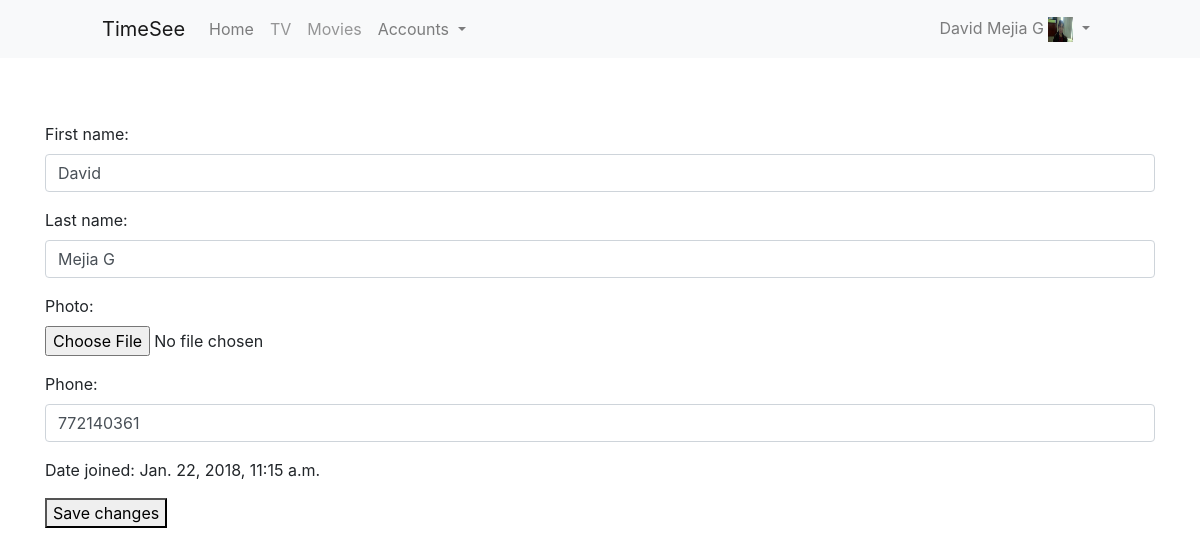
The app's page /account/profile/ (signed in), older data.
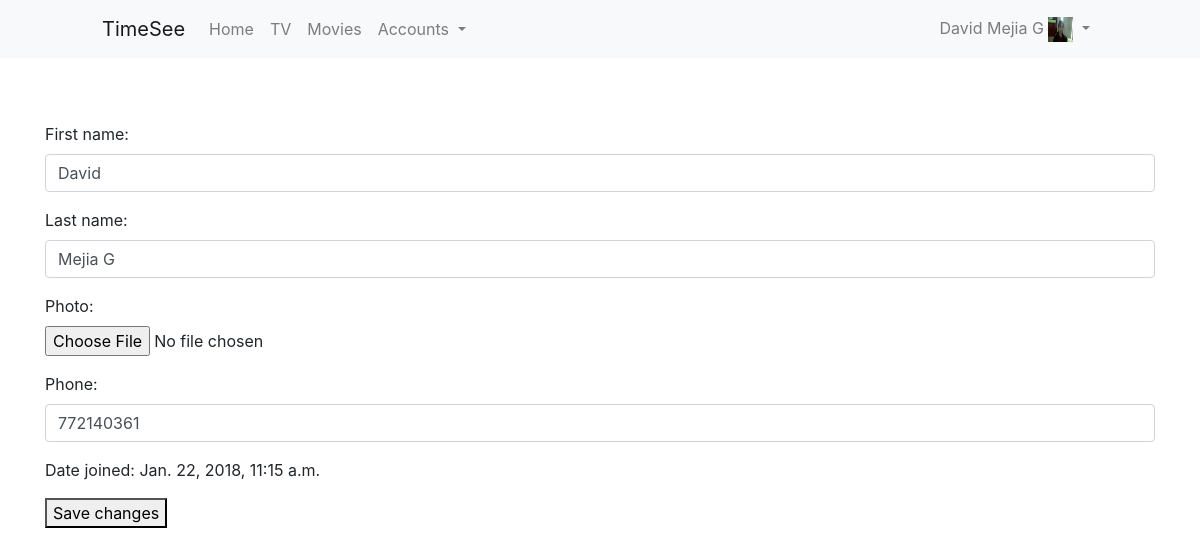
The same page, newer data.
### accounts/models.py (models this page shows, shortened)
class Profile(models.Model):
	country_choices = (
		("MX", "Mexico"),
		("USA", "United States of America"),
	)
	user = models.OneToOneField(User, on_delete=models.CASCADE)
	photo = models.ImageField(upload_to="users/%Y/%m/%d", blank=True, default="/userDefault.png")
	phone = models.CharField(max_length=13, blank=True, null=True)
	country = models.CharField(max_length=10, choices=country_choices)
	is_enabled = models.BooleanField(default=True)
	monthly_payment = models.DecimalField(decimal_places=2, max_digits=5, null=True, blank=True)
	foreign_currency = models.CharField(max_length=10, null=True, blank=True)
	free_trial_deadline = models.DateTimeField(null=True, blank=True)
	is_premium = models.BooleanField(default=False)

### accounts/views.py (the view, shortened to what this page needs)
# urls.py: url(r'^account/profile/$', views.ViewProfile.as_view(), name="Profile"),
class ViewProfile(View):
	@method_decorator(login_required)
	def get(self, request):
		template_name = "accounts/profile.html"
		profile = Profile.objects.get(user=request.user)
		UserForm = UserUpdateForm(instance=request.user)
		ProfileForm = ProfileUpdateForm(instance=profile)
		context = {
			'profile': profile,
			'UserForm': UserForm,
			'ProfileForm': ProfileForm,
		}
		return render(request,template_name, context)

### accounts/forms.py
class UserUpdateForm(forms.ModelForm):
	class Meta:
		model = User
		fields = ('first_name', 'last_name')

class ProfileUpdateForm(forms.ModelForm):
	class Meta:
		model = Profile
		fields = ('photo', 'phone')

### accounts/templates/accounts/profile.html (shortened to what this page needs)
{%extends 'base.html'%}
{%block content%}
	<div class="row">
		<div class="col-12">
			<form action="." method="post" enctype="multipart/form-data">
				<br>
						{%for field in UserForm%}
						{{field.label_tag}}
						<p><input id="{{field.id_for_label }}" type="text" name="{{field.html_name }}" placeholder="{{ field.label}}" class="form-control" value="{{field.value}}"/></p>
						{%endfor%}
						{{ProfileForm.photo.label_tag}}
						<p><input id="{{ProfileForm.photo.id_for_label}}" type="file" name="{{ProfileForm.photo.html_name}}" placeholder="{{ProfileForm.photo.label}}" class="form-control-file"/></p>
						{{ProfileForm.phone.label_tag}}
						<p><input id="{{ProfileForm.phone.id_for_label}}" type="text" name="{{ProfileForm.phone.html_name}}" placeholder="{{ProfileForm.phone.label}}" class="form-control" value="{{ProfileForm.phone.value}}" /></p>
						<p>Date joined: {{user.date_joined}}</p>
				<button type="submit">Save changes</button>
			</form>
		</div>
	</div>
{%endblock content%}

### templates/base.html (shortened to what this page needs)
{% load static%}
<!DOCTYPE html>
<html lang="en">
	<head>
		<link rel="stylesheet" type="text/css" href="{%static '/css/styles.css'%}">
    <link rel="stylesheet" href="https://maxcdn.bootstrapcdn.com/bootstrap/4.0.0/css/bootstrap.min.css">
	</head>
	<body>
    <nav class="navbar navbar-expand-lg navbar-light bg-light">
      <a class="navbar-brand" href="{%if request.user.is_authenticated == False%}{%url 'main:Main'%}{%endif%}">TimeSee</a>
      {%if request.user.is_authenticated%}
      <div class="collapse navbar-collapse" id="navbarTogglerDemo02">
        <ul class="navbar-nav mr-auto mt-2 mt-lg-0">
          <li class="nav-item">
            <a class="nav-link" href="{%url 'accounts:Home'%}">Home <span class="sr-only">(current)</span></a>
          </li>
          <li class="nav-item {%if request.user.profile.is_enabled == False%}disabled{%endif%}">
            <a class="nav-link" href="{%url 'TV:ChannelsList'%}">TV</a>
          </li>
          <li class="nav-item {%if request.user.profile.is_enabled == False%}disabled{%endif%}">
            <a class="nav-link" href="{%url 'Movies:MoviesList'%}">Movies</a>
          </li>
          {%if request.user.is_staff%}
          <li class="nav-item dropdown">
            <a class="nav-link dropdown-toggle" href="#" id="navbarDropdownMenuLink" data-toggle="dropdown" aria-haspopup="true" aria-expanded="false">
            Accounts
            </a>
          </li>
          {%endif%}
        </ul>
        <ul class="navbar-nav ml-auto">
          <li class="nav-item dropdown">
            <a class="nav-link dropdown-toggle" href="#" id="navbarDropdownMenuLink" data-toggle="dropdown" aria-haspopup="true" aria-expanded="false">
              {{request.user.get_full_name}}
              <img src="{{request.user.profile.photo.url}}" class="myphoto">
            </a>
          </li>
        </ul>
      </div>
      {%endif%}
    </nav>
		<section class="container content">
      {%block content%}
			{%endblock content%}
  	</section>
	</body>
</html>

### static/css/styles.css (style rules this page uses)
.content, .sub-title { padding-top: 40px; }
.myphoto { height: 25px; width: 25px; }
@media screen and (min-width: 992px) { .navbar-brand { padding-left: 86px; } }
@media screen and (min-width: 992px) { .ml-auto { padding-right: 86px; } }

Row changes from the older to the newer data that the page shows:
changed Profile: is_enabled False → True (drawn)
